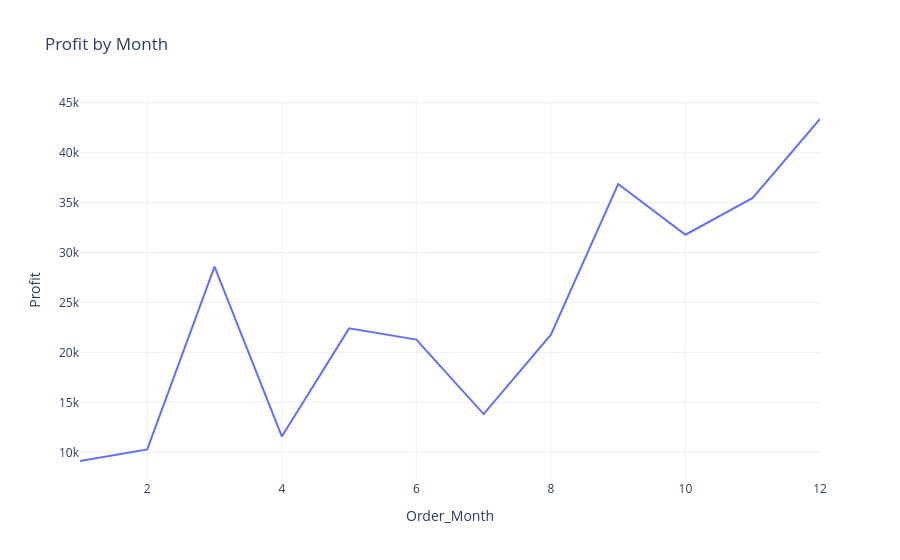

Notebook source saved alongside this figure:
### Code cell
fig = px.line(profit_by_month.sort_values(by="Order_Month", ascending=True), x="Order_Month", y="Profit", title="Profit by Month")
fig.show()

### Figure 1 — Plotly figure (JSON) as saved in the notebook; plotly's stock layout.template omitted (floating-point values rounded to 4 significant figures)
{"data": [{"hovertemplate": "Order_Month=%{x}<br>Profit=%{y}<extra></extra>", "legendgroup": "", "line": {"color": "#636efa", "dash": "solid"}, "marker": {"symbol": "circle"}, "mode": "lines", "name": "", "orientation": "v", "showlegend": false, "type": "scatter", "x": [1, 2, 3, 4, 5, 6, 7, 8, 9, 10, 11, 12], "xaxis": "x", "y": [9134.0, 10290.0, 28590.0, 11590.0, 22410.0, 21290.0, 13830.0, 21780.0, 36860.0, 31780.0, 35470.0, 43370.0], "yaxis": "y"}], "layout": {"legend": {"tracegroupgap": 0}, "title": {"text": "Profit by Month"}, "xaxis": {"anchor": "y", "domain": [0, 1], "title": {"text": "Order_Month"}}, "yaxis": {"anchor": "x", "domain": [0, 1], "title": {"text": "Profit"}}}}
